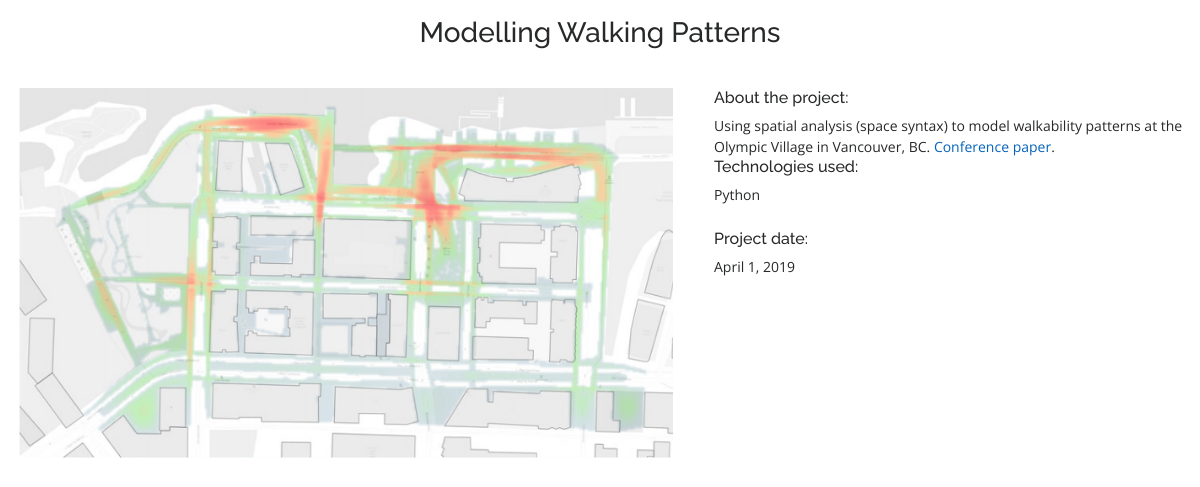
Page /4/ on the committed database.
### projects/models.py (models this page shows, shortened)
class Project(models.Model):
	title = models.CharField(max_length=100)
	description = models.TextField()
	detailed_description = models.TextField(null=True, blank=True)
	bottom_row = models.TextField(null=True, blank=True)
	date = models.DateField()
	image = models.FilePathField(path="static/img")
	technologies = MultiSelectField(choices=TECHS, default=(('python', 'Python')))
	code = models.URLField(null=True, blank=True)
	filter = models.CharField(default='filter-cd', max_length=30)
	publish = models.BooleanField(default=True)

### projects/views.py (the view)
# urls.py: path("<int:pk>/", views.project_detail, name="project_detail"),
def project_detail(request, pk):
    context = {'project': Project.objects.get(pk=pk)}
    return render(request, 'project_detail.html', context)

### projects/templates/project_detail.html (shortened to what this page needs)
{% load static %}
<head>
  <link href="{% static 'vendor/aos/aos.css' %}" rel="stylesheet">
  <link href="{% static 'vendor/bootstrap/css/bootstrap.min.css' %}" rel="stylesheet">
  <link href="{% static 'vendor/bootstrap-icons/bootstrap-icons.css' %}" rel="stylesheet">
  <link href="{% static 'vendor/boxicons/css/boxicons.min.css' %}" rel="stylesheet">
  <link href="{% static 'vendor/glightbox/css/glightbox.min.css' %}" rel="stylesheet">
  <link href="{% static 'vendor/swiper/swiper-bundle.min.css' %}" rel="stylesheet">
  <link href="{% static 'css/style.css' %}" rel="stylesheet">
</head>
<h3 class="section-title">{{ project.title }}</h3>
<div class="row">
    <div class="col-lg-7 col-md-7 portfolio-item filter-app" align="center">
        <img src="{% static project.image %}" alt="" width="95%">
    </div>
    <div class="col-lg-5 col-md-5 portfolio-item filter-app">
        <div align="left">
            <h6>About the project:</h6>
            <small>{{ project.description|safe }}</small>
            <br>
            <h6>Technologies used:</h6>
            <small>{{ project.technologies }}</small>
            <br>
            <br>
            <h6>Project date:</h6>
            <small>{{ project.date }}</small>
        </div>
    </div>
</div>
<div class="row">
</div>

### static/css/style.css (style rules this page uses)
a { color: #0563bb; text-decoration: none; }
h1, h2, h3, h4, h5, h6 { font-family: "Raleway", sans-serif; }
.section-title { text-align: center; padding-bottom: 30px; }

### rows in the picture
Project: title "Modelling Walking Patterns", image (picture), description "Using spatial analysis (space syntax) to model walkability patterns at the Olympic Village in Vancouver, BC. Conference paper .", technologies "Python", date "April 1, 2019"
